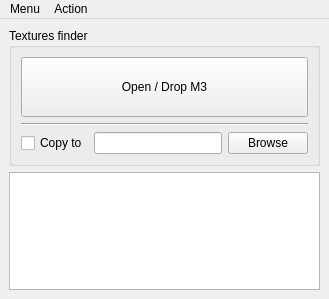
<?xml version="1.0" encoding="UTF-8"?>
<ui version="4.0">
 <class>MainWindow</class>
 <widget class="QMainWindow" name="MainWindow">
  <property name="geometry">
   <rect>
    <x>0</x>
    <y>0</y>
    <width>329</width>
    <height>299</height>
   </rect>
  </property>
  <property name="acceptDrops">
   <bool>false</bool>
  </property>
  <property name="windowTitle">
   <string>m3helper</string>
  </property>
  <property name="windowIcon">
   <iconset resource="rc.qrc">
    <normaloff>:/rc/icon.png</normaloff>:/rc/icon.png</iconset>
  </property>
  <widget class="QWidget" name="centralwidget">
   <layout class="QGridLayout" name="gridLayout">
    <item row="1" column="0">
     <widget class="QGroupBox" name="groupBox">
      <property name="title">
       <string>Textures finder</string>
      </property>
      <layout class="QVBoxLayout" name="verticalLayout">
       <item>
        <widget class="QPushButton" name="btn_anim_dump">
         <property name="minimumSize">
          <size>
           <width>60</width>
           <height>60</height>
          </size>
         </property>
         <property name="acceptDrops">
          <bool>true</bool>
         </property>
         <property name="text">
          <string>Open / Drop M3</string>
         </property>
        </widget>
       </item>
       <item>
        <widget class="Line" name="line_2">
         <property name="orientation">
          <enum>Qt::Horizontal</enum>
         </property>
        </widget>
       </item>
       <item>
        <layout class="QHBoxLayout" name="horizontalLayout">
         <item>
          <widget class="QCheckBox" name="cbx_auto_copy">
           <property name="maximumSize">
            <size>
             <width>80</width>
             <height>16777215</height>
            </size>
           </property>
           <property name="toolTip">
            <string>Automatically copy model textures to selected directory.</string>
           </property>
           <property name="text">
            <string>Copy to</string>
           </property>
          </widget>
         </item>
         <item>
          <widget class="QLineEdit" name="ed_target_dir">
           <property name="readOnly">
            <bool>true</bool>
           </property>
          </widget>
         </item>
         <item>
          <widget class="QPushButton" name="btn_select_dir">
           <property name="text">
            <string>Browse</string>
           </property>
          </widget>
         </item>
        </layout>
       </item>
      </layout>
     </widget>
    </item>
    <item row="2" column="0">
     <widget class="QPlainTextEdit" name="ed_log">
      <property name="readOnly">
       <bool>true</bool>
      </property>
     </widget>
    </item>
   </layout>
  </widget>
  <widget class="QMenuBar" name="menuBar">
   <property name="geometry">
    <rect>
     <x>0</x>
     <y>0</y>
     <width>329</width>
     <height>25</height>
    </rect>
   </property>
   <property name="defaultUp">
    <bool>false</bool>
   </property>
   <property name="nativeMenuBar">
    <bool>true</bool>
   </property>
   <widget class="QMenu" name="menuMenu">
    <property name="title">
     <string>Menu</string>
    </property>
    <addaction name="actionSettings"/>
    <addaction name="actionAbout"/>
    <addaction name="actionQuit"/>
   </widget>
   <widget class="QMenu" name="menuAction">
    <property name="title">
     <string>Action</string>
    </property>
    <addaction name="actionClearLog"/>
   </widget>
   <addaction name="menuMenu"/>
   <addaction name="menuAction"/>
  </widget>
  <action name="actionT">
   <property name="text">
    <string>t</string>
   </property>
  </action>
  <action name="actionSettings">
   <property name="text">
    <string>Settings</string>
   </property>
  </action>
  <action name="actionAbout">
   <property name="text">
    <string>About</string>
   </property>
  </action>
  <action name="actionQuit">
   <property name="text">
    <string>Quit</string>
   </property>
  </action>
  <action name="actionClearLog">
   <property name="text">
    <string>Clear log</string>
   </property>
  </action>
 </widget>
 <resources>
  <include location="rc.qrc"/>
 </resources>
 <connections>
  <connection>
   <sender>actionQuit</sender>
   <signal>triggered()</signal>
   <receiver>MainWindow</receiver>
   <slot>close()</slot>
   <hints>
    <hint type="sourcelabel">
     <x>-1</x>
     <y>-1</y>
    </hint>
    <hint type="destinationlabel">
     <x>164</x>
     <y>149</y>
    </hint>
   </hints>
  </connection>
 </connections>
</ui>
